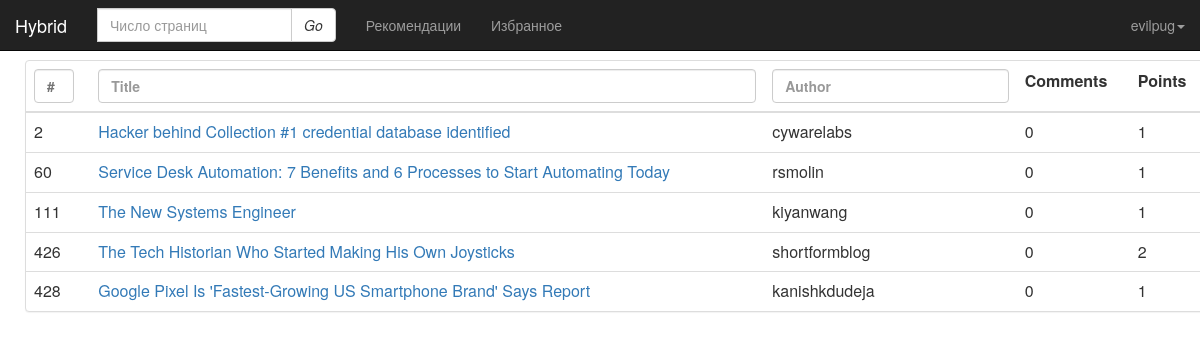
Screenshot of /favorite/ (signed in) with the database file from the repository.
### accounts/models.py (models this page shows)
class User(AbstractBaseUser, PermissionsMixin):
    username = models.CharField(max_length = 15, unique=True)
    email = models.EmailField(db_index=True, unique=True)
    is_active = models.BooleanField(default=True)
    is_staff = models.BooleanField(default=False)
    news_labeled =  models.CharField(max_length = 4000)
    favorite = models.CharField(max_length = 400)
    USERNAME_FIELD = 'username'
    objects = UserManager()
    def __str__(self):
        return self.username

### news/models.py (models this page shows, shortened)
class NewsModel(models.Model):
    title = models.CharField(max_length = 80)
    author = models.CharField(max_length=15)
    url = models.CharField(max_length = 400)
    comments = models.CharField(max_length = 5)
    points = models.CharField(max_length = 5)
    added_date = models.DateTimeField(auto_now_add=True)

### news/views.py (the view)
# urls.py: path('favorite/', views.favorite, name='favorite'),
@login_required
def favorite(request):
    user = User.objects.get(username=request.user)
    if user.favorite != '':
        ids = set(user.favorite.split(" "))
        fav_news = NewsModel.objects.filter(pk__in=ids)
    else:
        fav_news = ['Nothing to see here']
    return render(request, 'news/favorite.html',
                  {'fav_news': fav_news})

### templates/news/favorite.html (shortened to what this page needs)
{% load staticfiles %}
<html lang="ru">
  <head>
    <link href="{% static 'css/news.css' %}" rel="stylesheet" type="text/css">
    <link rel="stylesheet" href="{%static 'css/bootstrap3-4-0.min.css' %}">
  </head>
  <body>
      <div class="container">
        <nav class="navbar navbar-inverse navbar-fixed-top">
          <div class="container-fluid">
            <div class="navbar-header">
              <a class="navbar-brand" href="/">Hybrid</a>
            </div>
            {%if user.username == 'evilpug'%}
            <form class="navbar-form navbar-left" action="update_news/" method="post">
              <div class="input-group">
                <input type="text" name="n_pages" class="form-control" placeholder="Число страниц">
                <div class="input-group-btn">
                  <button class="btn btn-default" type="submit">
                    <i>Go</i>
                  </button>
                </div>
              </div>
            </form>
            {%endif%}
            <ul class="nav navbar-nav">
              <li><a href="{% url 'news:recommendations' %}">Рекомендации</a></li>
              <li><a href="{% url 'news:favorite' %}">Избранное</a></li>
            </ul>
            <ul class="nav navbar-nav navbar-right">
              <li class="dropdown">
                {% if user.is_authenticated %}
                <a class="dropdown-toggle" data-toggle="dropdown" href="#">{{ user.username }}<span class="caret"></span></a>
                {% else %}
                <a class="dropdown-toggle" data-toggle="dropdown" href="/accounts/login/">Login<span class="caret"></span></a>
                {% endif %}
              </li>
            </ul>
          </div>
        </nav>
        <div class="row">
            <div class="panel panel-default filterable">
                <table class="table">
                    <thead>
                        <tr class="filters">
                            <th><input type="text" class="id-form-control" placeholder="#"></th>
                            <th><input type="text" class="form-control" placeholder="Title"></th>
                            <th><input type="text" class="form-control" placeholder="Author"></th>
                            <th><p>Comments</th>
                            <th><p>Points</th>
                        </tr>
                    </thead>
                    <tbody>
                      {% for row in fav_news %}
                        <tr>
                            <td>{{row.id}}</td>
                            <td><a href = "{{row.url}}">{{row.title}}</a></td>
                            <td>{{row.author}}</td>
                            <td>{{row.comments}}</td>
                            <td>{{row.points}}</td>
                        </tr>
                        {% endfor %}
                    </tbody>
                </table>
            </div>
        </div>
     </div>
  </body>
</html>

### static/css/news.css (style rules this page uses)
.row { margin-top: 60px; padding: 0 10px; width: 1200px; }
.id-form-control { display: block; width: 40px; height: 34px; padding: 6px 12px; font-size: 14px; line-height: 1.428571429; color: #555; background-color: #fff; background-image: none; border: 1px solid #ccc; border-radius: 4px; -webkit-box-shadow: inset 0 1px 1px rgba(0, 0, 0, .075); box-shadow: inset 0 1px 1px rgba(0, 0, 0, .075); -webkit-transition: border-color ease-in-out .15s, box-shadow ease-in-out .15s; transition: border-color ease-in-out .15s, box-shadow ease-in-out .15s }

### rows the page displays
User: username "evilpug"
NewsModel: id "2", title "Hacker behind Collection #1 credential database identified", author "cywarelabs", comments "0", points "1"
NewsModel: id "60", title "Service Desk Automation: 7 Benefits and 6 Processes to Start Automating Today", author "rsmolin", comments "0", points "1"
NewsModel: id "111", title "The New Systems Engineer", author "kiyanwang", comments "0", points "1"
NewsModel: id "426", title "The Tech Historian Who Started Making His Own Joysticks", author "shortformblog", comments "0", points "2"
NewsModel: id "428", title "Google Pixel Is 'Fastest-Growing US Smartphone Brand' Says Report", author "kanishkdudeja", comments "0", points "1"
